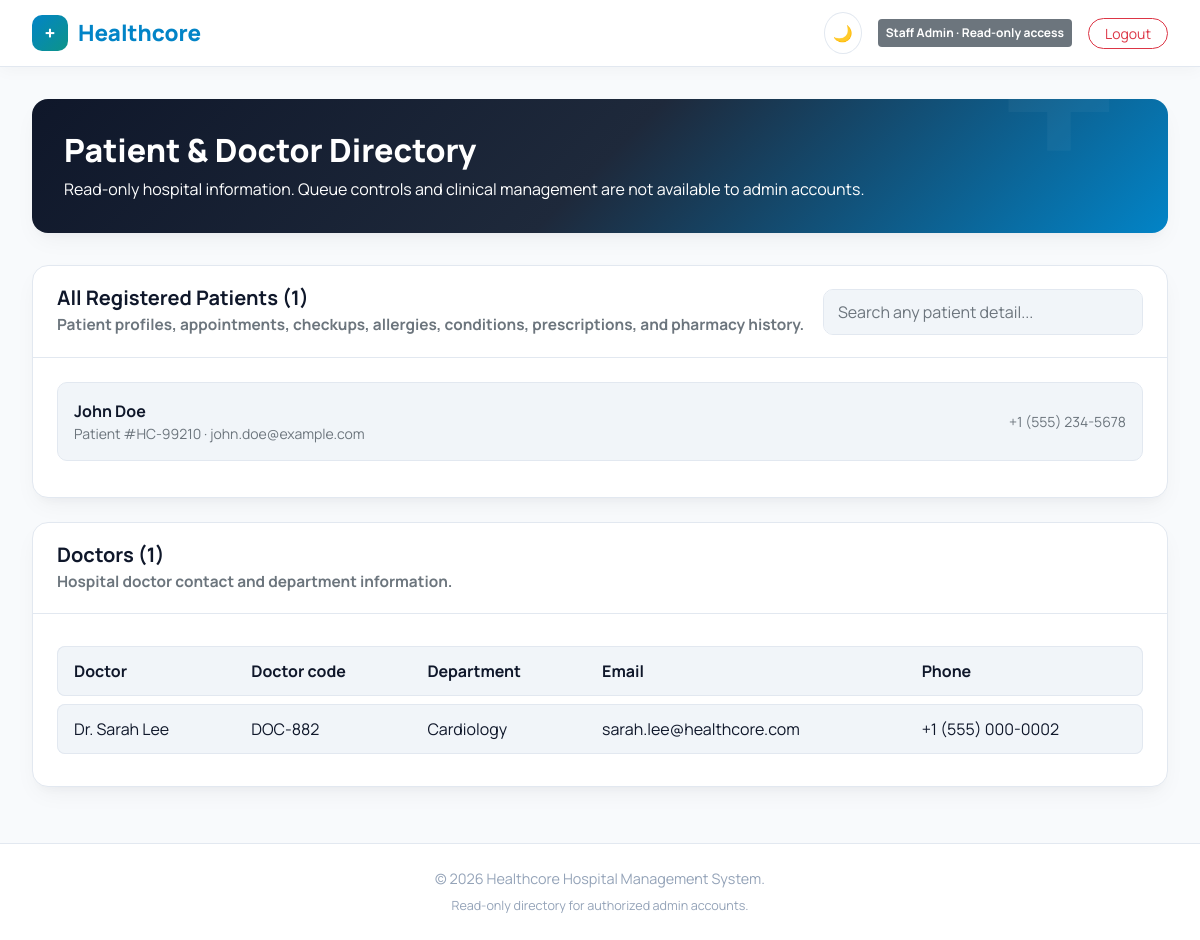
Screenshot of /admin_directory.php (signed in) with the database file from the repository.
### tables this page shows
CREATE TABLE `patients` (
  `id` int(11) NOT NULL,
  `user_id` int(11) NOT NULL,
  `patient_code` varchar(20) NOT NULL,
  `dob` date DEFAULT NULL,
  `gender` enum('Male','Female','Other') DEFAULT 'Other',
  `blood_type` varchar(5) DEFAULT NULL,
  `height_cm` int(11) DEFAULT NULL,
  `weight_kg` int(11) DEFAULT NULL,
  `address` varchar(255) DEFAULT NULL,
  `emergency_name` varchar(120) DEFAULT NULL,
  `emergency_phone` varchar(30) DEFAULT NULL,
  `insurance_provider` varchar(150) DEFAULT NULL,
  `insurance_policy_no` varchar(60) DEFAULT NULL,
  `primary_doctor_id` int(11) DEFAULT NULL
);

CREATE TABLE `users` (
  `id` int(11) NOT NULL,
  `role` enum('patient','doctor','admin','pharmacist') NOT NULL DEFAULT 'patient',
  `full_name` varchar(120) NOT NULL,
  `email` varchar(150) NOT NULL,
  `password` varchar(255) NOT NULL,
  `phone` varchar(30) DEFAULT NULL,
  `created_at` timestamp NOT NULL DEFAULT current_timestamp()
);

CREATE TABLE `doctors` (
  `id` int(11) NOT NULL,
  `user_id` int(11) NOT NULL,
  `doctor_code` varchar(20) NOT NULL,
  `department` varchar(100) NOT NULL
);

### admin_directory.php (the view, shortened to what this page needs)
<?php
require_once 'db.php';
$patients = $pdo->query(
    'SELECT p.*, u.full_name, u.email, u.phone, u.created_at AS account_created_at,
            d.department AS primary_doctor_department, du.full_name AS primary_doctor_name
     FROM patients p
     JOIN users u ON u.id = p.user_id
     LEFT JOIN doctors d ON d.id = p.primary_doctor_id
     LEFT JOIN users du ON du.id = d.user_id
     ORDER BY u.full_name'
)->fetchAll();
$patientDirectory = [];
foreach ($patients as $patient) {
    $patient['appointments'] = [];
    $patient['records'] = [];
    $patient['allergies'] = [];
    $patient['conditions'] = [];
    $patient['prescriptions'] = [];
    $patientDirectory[(int) $patient['id']] = $patient;
}
$records = $pdo->query(
    'SELECT mr.patient_id, mr.title, mr.notes, mr.record_date, mr.status,
            u.full_name AS doctor_name, d.department
     FROM medical_records mr
     JOIN doctors d ON d.id = mr.doctor_id
     JOIN users u ON u.id = d.user_id
     ORDER BY mr.record_date DESC, mr.id DESC'
)->fetchAll();
foreach ($records as $record) {
    $patientDirectory[(int) $record['patient_id']]['records'][] = $record;
}
foreach ($pdo->query('SELECT patient_id, name, severity FROM allergies ORDER BY name')->fetchAll() as $allergy) {
    $patientDirectory[(int) $allergy['patient_id']]['allergies'][] = $allergy;
}
foreach ($pdo->query('SELECT patient_id, name FROM conditions ORDER BY name')->fetchAll() as $condition) {
    $patientDirectory[(int) $condition['patient_id']]['conditions'][] = $condition;
}
$doctors = $pdo->query(
    "SELECT d.doctor_code, d.department, u.full_name, u.email, u.phone
     FROM doctors d
     JOIN users u ON u.id = d.user_id
     ORDER BY d.department, u.full_name"
)->fetchAll();
?>
<!DOCTYPE html>
<html lang="en" data-theme="light">
<head>
    <link href="https://cdn.jsdelivr.net/npm/bootstrap@5.0.2/dist/css/bootstrap.min.css" rel="stylesheet">
    <link rel="stylesheet" href="style.css">
</head>
<body>
    <nav class="navbar navbar-expand-lg navbar-custom sticky-top">
        <div class="navbar-layout">
            <a class="navbar-brand-custom" href="admin_directory.php"><span class="logo-icon">+</span> Healthcore</a>
            <div class="d-flex align-items-center gap-3">
                <button class="btn btn-outline-custom p-2 rounded-circle" id="themeToggleBtn" title="Toggle Light/Dark Theme">🌙</button>
                <span class="badge bg-secondary p-2"><?= htmlspecialchars($_SESSION['full_name']) ?> · Read-only access</span>
                <a href="logout.php" class="btn btn-outline-danger btn-sm rounded-pill px-3">Logout</a>
            </div>
        </div>
    </nav>
    <main class="main-wrapper">
        <section class="welcome-header">
            <h2 class="manrope-800 mb-2">Patient & Doctor Directory</h2>
            <p class="mb-0 opacity-90">Read-only hospital information. Queue controls and clinical management are not available to admin accounts.</p>
        </section>
        <section class="card-custom mb-4" id="patient-directory">
            <div class="card-header-custom flex-wrap gap-2">
                <div>
                    <h5 class="manrope-700 mb-0">All Registered Patients (<?= count($patientDirectory) ?>)</h5>
                    <small class="text-muted">Patient profiles, appointments, checkups, allergies, conditions, prescriptions, and pharmacy history.</small>
                </div>
                <input type="search" class="form-control form-control-custom table-search-bar" id="patientDirectorySearch" placeholder="Search any patient detail...">
            </div>
            <div class="card-body-custom">
                <?php if (!$patientDirectory): ?>
                    <p class="text-muted text-center py-3 mb-0">No registered patients were found.</p>
                <?php else: ?>
                    <div id="patientDirectoryEntries">
                        <?php foreach ($patientDirectory as $patient): ?>
                            <details class="patient-directory-entry">
                                <summary class="patient-directory-summary">
                                    <span>
                                        <strong><?= htmlspecialchars($patient['full_name']) ?></strong>
                                        <small class="text-muted d-block">Patient #<?= htmlspecialchars($patient['patient_code']) ?> · <?= htmlspecialchars($patient['email']) ?></small>
                                    </span>
                                    <span class="text-muted small"><?= htmlspecialchars($patient['phone'] ?: 'No phone on file') ?></span>
                                </summary>
                            </details>
                        <?php endforeach; ?>
                    </div>
                <?php endif; ?>
            </div>
        </section>
        <section class="card-custom mb-4" id="doctor-directory">
            <div class="card-header-custom">
                <div>
                    <h5 class="manrope-700 mb-0">Doctors (<?= count($doctors) ?>)</h5>
                    <small class="text-muted">Hospital doctor contact and department information.</small>
                </div>
            </div>
            <div class="card-body-custom">
                <div class="records-table-container">
                    <table class="records-table">
                        <thead><tr><th>Doctor</th><th>Doctor code</th><th>Department</th><th>Email</th><th>Phone</th></tr></thead>
                        <tbody>
                            <?php foreach ($doctors as $doctor): ?>
                                <tr><td><?= htmlspecialchars($doctor['full_name']) ?></td><td><?= htmlspecialchars($doctor['doctor_code']) ?></td><td><?= htmlspecialchars($doctor['department']) ?></td><td><?= htmlspecialchars($doctor['email']) ?></td><td><?= htmlspecialchars($doctor['phone'] ?: '—') ?></td></tr>
                            <?php endforeach; ?>
                        </tbody>
                    </table>
                </div>
            </div>
        </section>
    </main>
    <footer><div class="container"><p class="mb-1">© 2026 Healthcore Hospital Management System.</p><small>Read-only directory for authorized admin accounts.</small></div></footer>
</body>
</html>

### rows the page displays
patients: user.full_name "John Doe", patient_code "HC-99210", user.email "john.doe@example.com", user.phone "+1 (555) 234-5678"
doctors: user.full_name "Dr. Sarah Lee", doctor_code "DOC-882", department "Cardiology", user.email "sarah.lee@healthcore.com", user.phone "+1 (555) 000-0002"

### other values shown
$_SESSION['full_name'] "Staff Admin"
count($patientDirectory) "1"
count($doctors) "1"
